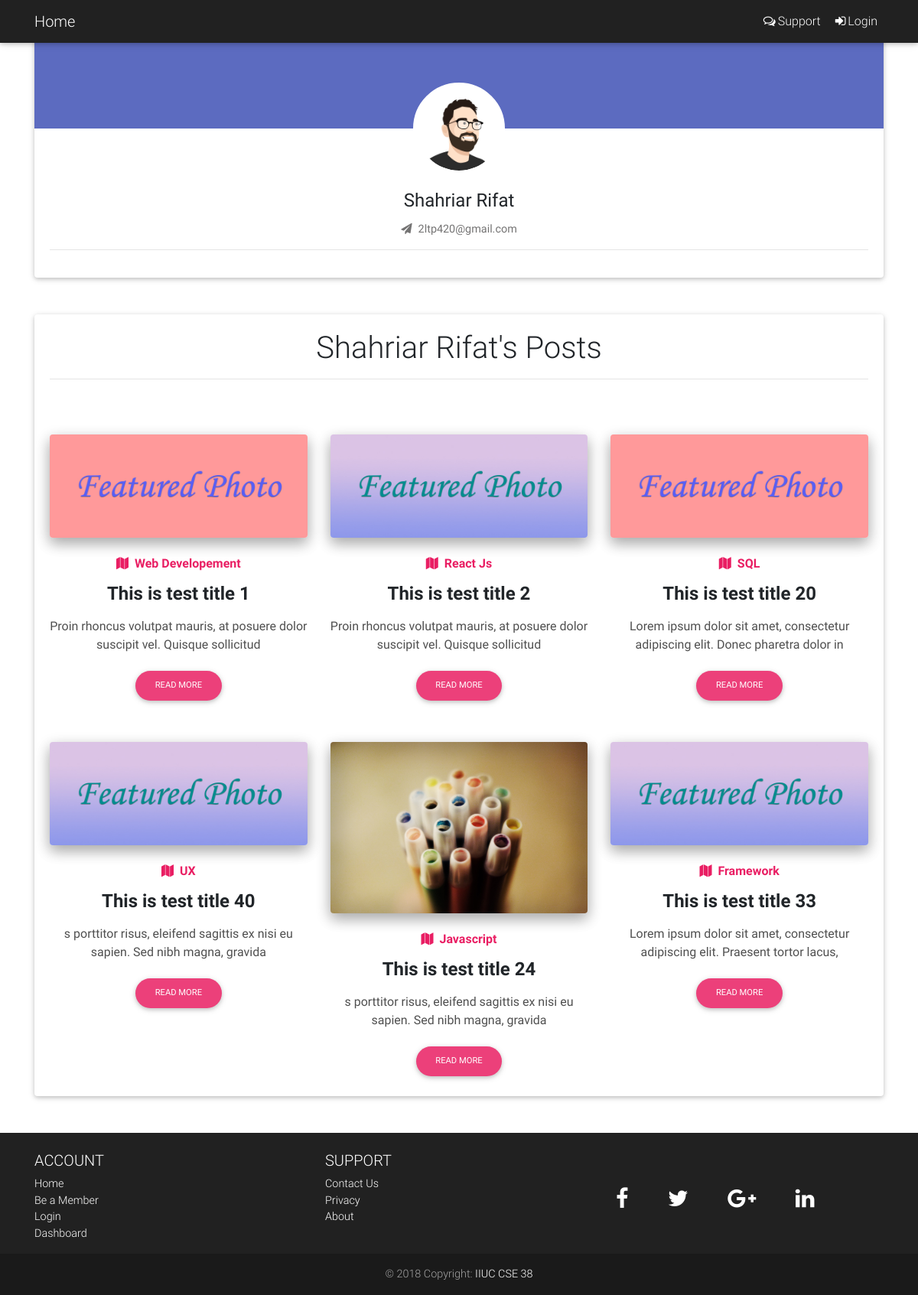
Page /userProfile.php?profileId=2 on the committed database.
### tables this page shows
CREATE TABLE `users` (
  `id` int(10) UNSIGNED NOT NULL,
  `name` varchar(30) NOT NULL,
  `email` varchar(50) NOT NULL,
  `image` varchar(50) DEFAULT NULL,
  `password` varchar(255) NOT NULL,
  `activation_code` varchar(100) DEFAULT NULL,
  `active` tinyint(3) DEFAULT '0',
  `user_type` tinyint(3) DEFAULT '0',
  `created_at` timestamp NOT NULL DEFAULT CURRENT_TIMESTAMP ON UPDATE CURRENT_TIMESTAMP
);

CREATE TABLE `posts` (
  `id` int(10) UNSIGNED NOT NULL,
  `title` varchar(50) NOT NULL,
  `body` mediumtext NOT NULL,
  `categories` varchar(50) DEFAULT NULL,
  `feature_image` varchar(50) DEFAULT NULL,
  `status` tinyint(3) DEFAULT '0',
  `created_at` timestamp NOT NULL DEFAULT CURRENT_TIMESTAMP ON UPDATE CURRENT_TIMESTAMP,
  `user_id` int(10) UNSIGNED NOT NULL
);

### checkUser.php (called while the page is built)
<?php session_start();
if( isset($_SESSION['isLogin']) && $_SESSION['isLogin'] == true ){
    $isLogin = true;
    if(isset($_SESSION['isAdmin']) &&$_SESSION['isAdmin'] == true){
        $isAdmin = true;
    }else{
        $isAdmin = false;
    }
}
else{
    $isLogin =false;
}

### userProfile.php (the view, shortened to what this page needs)
<?php
include 'layout/top.php';
include 'DB/db_connect.php';
if(isset($_GET['profileId'])){
    $havePost = true;
    $userId = $_GET['profileId'];
    $user = $conn->query("select name, email, image from users where active = 1 and id = '$userId' ");
    $post = $conn->query("select * from posts where status = 0 and user_id = '$userId' ");
    if ($user){
        $userData = $user->fetch_object();
    }else{
        return header('location:index.php');
    }
}else{
    return header('location:updateProfile.php');
}
?>
    <div class="container">
        <div class="card testimonial-card mb-5 mt-5">
            <div class="avatar mx-auto white">
                <?php if($userData->image == null){ ?>
                    <img src="images/profile/tempProfileImage.png" class="rounded-circle" alt="avatar">
                <?php } else{ ?>
                    <img src="images/profile/<?php echo $userData->image; ?>" class="rounded-circle" alt="avatar">
                <?php } ?>
            </div>
            <div class="card-body">
                <h4 class="card-title"><?php echo $userData->name; ?></h4>
                <p class="card-text"><i class="fa fa-send mr-2" aria-hidden="true"></i><?php echo $userData->email; ?></p>
                <hr>
            </div>
        </div>
        <section class=" card card-body text-center my-5">
            <h4 class="h1-responsive"><?php echo $userData->name; ?>'s Posts <hr></h4>
            <div class="row">
                <?php if ($havePost == true){
                    while($userPost = $post->fetch_object()){ ?>
                <div class="col-lg-4 col-sm-6 mb-lg-0 my-5">
                    <div class="view overlay rounded z-depth-2 mb-4">
                        <img class="img-fluid" src="images/<?php echo $userPost->feature_image; ?>" alt="Sample image">
                    </div>
                    <a href="index.php?catName=<?php echo $userPost->categories; ?>" class="pink-text"><h6 class="font-weight-bold mb-3"><i class="fa fa-map pr-2"></i><?php echo $userPost->categories; ?></h6></a>
                    <h4 class="font-weight-bold mb-3"><strong><?php echo $userPost->title; ?></strong></h4>
                    <p class="dark-grey-text">
                        <?php $body =  htmlspecialchars_decode($userPost->body);
                        $body = strip_tags($body);
                        echo substr($body,0,80  );
                        ?>
                    </p>
                    <a href="postSingle.php?postId=<?php echo $userPost->id; ?>" class="btn btn-pink btn-rounded btn-md">Read more</a>
                </div>
                <?php } }else{ ?>
                    <p class="text-danger font-weight-bold" style="margin-bottom:20%">User Not Published Any Post</p>;
                <?php } ?>
            </div>
        </section>
    </div>
<?php
include 'layout/footer.php';
include 'layout/bottom.php';

### layout/top.php (shortened to what this page needs)
<?php
include 'checkUser.php';
?>
<!DOCTYPE html>
<html lang="en">
<head>
    <link rel="stylesheet" href="https://cdnjs.cloudflare.com/ajax/libs/font-awesome/4.7.0/css/font-awesome.css">
    <link href="resources/css/bootstrap.min.css" rel="stylesheet">
    <link href="resources/css/mdb.min.css" rel="stylesheet">
    <link href="resources/css/addons/datatables.css" rel="stylesheet">
    <link href="resources/css/style.css" rel="stylesheet">
</head>
<body>
<nav class="navbar navbar-expand-lg navbar-dark bg-dark fixed-top">
    <div class="container">
        <a class="navbar-brand " href="index.php">Home</a>
        <div class="collapse navbar-collapse" id="navbarResponsive">
            <ul class="navbar-nav ml-auto">
                <li class="nav-item">
                    <a class="nav-link" href="contact.php"><i class="fa fa-comments-o" aria-hidden="true"></i>Support</a>
                </li>
                <?php if($isLogin == true){ ?>
                <li class="nav-item dropdown">
                    <a class="nav-link dropdown-toggle" href="#" id="navbarDropdownMenuLink" data-toggle="dropdown" aria-haspopup="true" aria-expanded="false"><i class="fa fa-user"></i>
                        <?php echo $_SESSION['username']; ?>
                    </a>
                    <div class="dropdown-menu dropdown-menu-right" aria-labelledby="navbarDropdownMenuLink">
                        <a class="dropdown-item" href="updateProfile.php"><i class="fa fa-gear"></i> Settings</a>
                        <form action="registerLogin.php" method="post">
                            <button name="logoutButton" class="dropdown-item" ><i class="fa fa-sign-out"></i> Logout</button>
                        </form>
                    </div>
                </li>
                <?php } else{ ?>
                    <li class="nav-item">
                        <a class="nav-link" href="login.php"><i class="fa fa-sign-in" aria-hidden="true"></i>Login</a>
                    </li>
                <?php } ?>
            </ul>
        </div>
    </div>
</nav>

### layout/footer.php (shortened to what this page needs)
<footer class="page-footer font-small bg-dark pt-4">
    <div class="container text-center text-md-left">
        <div class="row">
            <div class="col-sm-4 mt-md-0 mt-3">
                <h5 class="text-uppercase">Account</h5>
                <ul class="list-unstyled">
                    <li>
                        <a href="index.php">Home</a>
                    </li>
                    <li>
                        <a href="register.php">Be a Member</a>
                    </li>
                    <li>
                        <a href="login.php">Login</a>
                    </li>
                    <li>
                        <a href="dashboard.php">Dashboard</a>
                    </li>
                </ul>
            </div>
            <div class="col-sm-4 mb-md-0 mb-3">
                <h5 class="text-uppercase">Support</h5>
                <ul class="list-unstyled">
                    <li>
                        <a href="contact.php">Contact Us</a>
                    </li>
                    <li>
                        <a href="privacyPolicy.php">Privacy</a>
                    </li>
                    <li>
                        <a href="#!">About</a>
                    </li>
                </ul>
            </div>
            <div class="col-sm-4 mb-md-0 mb-3">
                <div class="mt-5">
                    <a href="https://www.facebook.com" class="fb-ic">
                        <i class="fa fa-facebook white-text mr-md-5 mr-3 fa-2x"> </i>
                    </a>
                    <a href="https://www.twitter.com" class="tw-ic">
                        <i class="fa fa-twitter white-text mr-md-5 mr-3 fa-2x"> </i>
                    </a>
                    <a href="https://plus.google.com" class="gplus-ic">
                        <i class="fa fa-google-plus white-text mr-md-5 mr-3 fa-2x"> </i>
                    </a>
                    <a href="https://plus.linkedin.com" class="li-ic">
                        <i class="fa fa-linkedin white-text mr-md-5 mr-3 fa-2x"> </i>
                    </a>
                </div>
            </div>
        </div>
    </div>
    <div class="footer-copyright text-center py-3">© 2018 Copyright:
        <a href="https://mdbootstrap.com/bootstrap-tutorial/"> IIUC CSE 38 </a>
    </div>
</footer>

### layout/bottom.php (shortened to what this page needs)
</body>
</html>

### rows in the picture
users: image (picture), name "Shahriar Rifat", email "2ltp420@gmail.com"
posts: feature_image (picture), categories "Web Developement", title "This is test title 1", body "Proin rhoncus volutpat mauris, at posuere dolor suscipit vel. Quisque sollicitud"
posts: feature_image (picture), categories "React Js", title "This is test title 2", body "Proin rhoncus volutpat mauris, at posuere dolor suscipit vel. Quisque sollicitud"
posts: feature_image (picture), categories "SQL", title "This is test title 20", body "Lorem ipsum dolor sit amet, consectetur adipiscing elit. Donec pharetra dolor in"
posts: feature_image (picture), categories "UX", title "This is test title 40", body "s porttitor risus, eleifend sagittis ex nisi eu sapien. Sed nibh magna, gravida"
posts: feature_image (picture), categories "Javascript", title "This is test title 24", body "s porttitor risus, eleifend sagittis ex nisi eu sapien. Sed nibh magna, gravida"
posts: feature_image (picture), categories "Framework", title "This is test title 33", body "Lorem ipsum dolor sit amet, consectetur adipiscing elit. Praesent tortor lacus,"
